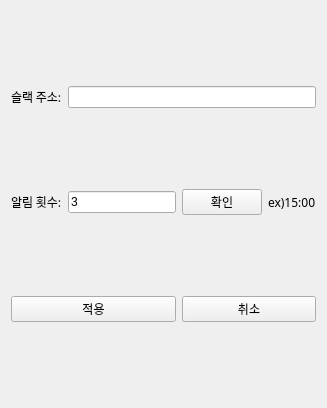
<?xml version="1.0" encoding="UTF-8"?>
<ui version="4.0">
 <class>AlarmSettingForm</class>
 <widget class="QWidget" name="AlarmSettingForm">
  <property name="geometry">
   <rect>
    <x>0</x>
    <y>0</y>
    <width>327</width>
    <height>408</height>
   </rect>
  </property>
  <property name="windowTitle">
   <string>Form</string>
  </property>
  <layout class="QGridLayout" name="gridLayout">
   <item row="1" column="3">
    <widget class="QLabel" name="label_4">
     <property name="font">
      <font>
       <family>맑은 고딕</family>
       <pointsize>9</pointsize>
      </font>
     </property>
     <property name="text">
      <string>ex)15:00</string>
     </property>
    </widget>
   </item>
   <item row="4" column="0" colspan="4">
    <layout class="QFormLayout" name="alarm_formLayout">
     <property name="labelAlignment">
      <set>Qt::AlignCenter</set>
     </property>
     <property name="formAlignment">
      <set>Qt::AlignCenter</set>
     </property>
     <property name="leftMargin">
      <number>10</number>
     </property>
     <property name="rightMargin">
      <number>10</number>
     </property>
    </layout>
   </item>
   <item row="5" column="2" colspan="2">
    <widget class="QPushButton" name="btn_cancle">
     <property name="font">
      <font>
       <family>맑은 고딕</family>
       <pointsize>9</pointsize>
      </font>
     </property>
     <property name="text">
      <string>취소</string>
     </property>
    </widget>
   </item>
   <item row="1" column="0">
    <widget class="QLabel" name="label_3">
     <property name="font">
      <font>
       <family>맑은 고딕</family>
       <pointsize>9</pointsize>
      </font>
     </property>
     <property name="text">
      <string>알림 횟수:</string>
     </property>
    </widget>
   </item>
   <item row="1" column="1">
    <widget class="QLineEdit" name="lineEdit_alarm_count">
     <property name="text">
      <string>3</string>
     </property>
    </widget>
   </item>
   <item row="1" column="2">
    <widget class="QPushButton" name="btn_alarm_count_confirm">
     <property name="font">
      <font>
       <family>맑은 고딕</family>
       <pointsize>9</pointsize>
      </font>
     </property>
     <property name="text">
      <string>확인</string>
     </property>
    </widget>
   </item>
   <item row="5" column="0" colspan="2">
    <widget class="QPushButton" name="btn_apply">
     <property name="font">
      <font>
       <family>맑은 고딕</family>
       <pointsize>9</pointsize>
      </font>
     </property>
     <property name="text">
      <string>적용</string>
     </property>
    </widget>
   </item>
   <item row="0" column="0">
    <widget class="QLabel" name="label_5">
     <property name="font">
      <font>
       <family>맑은 고딕</family>
       <pointsize>9</pointsize>
      </font>
     </property>
     <property name="text">
      <string>슬랙 주소:</string>
     </property>
    </widget>
   </item>
   <item row="0" column="1" colspan="3">
    <widget class="QLineEdit" name="lineEdit_slack_url"/>
   </item>
  </layout>
 </widget>
 <resources/>
 <connections/>
</ui>
